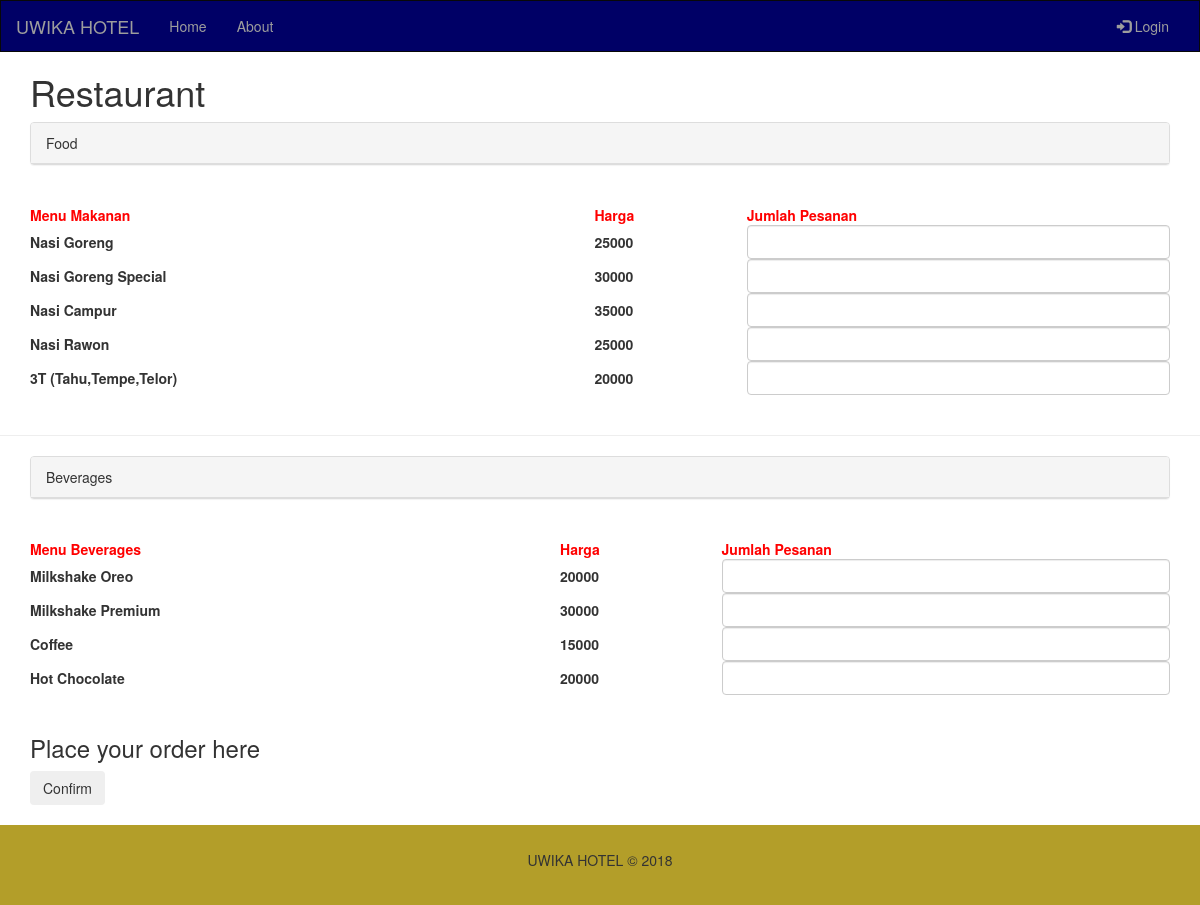
Page /restaurant on the committed database.
### Hotel/models.py (models this page shows, shortened)
class Food(db.Model):
    id          = db.Column(db.String(10), primary_key=True, nullable=False)
    name        = db.Column(db.String(30), nullable = False)
    price       = db.Column(db.Integer, nullable = False)

class Beverage(db.Model):
    id          = db.Column(db.String(10), primary_key=True, nullable=False)
    name        = db.Column(db.String(30), nullable = False)
    price       = db.Column(db.Integer, nullable = False)

### Hotel/routes.py (the view)
@app.route('/restaurant',methods=['GET','POST'])
def restaurant():
    return render_template('restaurant.html',title='Restaurant',Beverages=Beverage , Foods=Food)

### Hotel/templates/restaurant.html (shortened to what this page needs)
{% extends "layout1.html" %}
{% block content %}
    <div class="container">
        <h1>Restaurant</h1>
        <div class="panel panel-default">
            <div class="panel-heading">Food</div>
            </div>
            <table class="table">
                <table style="width:100%">
                    <tr>
                        <th><span style="color : red">Menu Makanan</span></th>
                        <th><span style="color : red">Harga</span></th>
                        <th><span style="color : red">Jumlah Pesanan</span></th>
                    </tr>
                    {% for food in Foods.query.all() %}
                        <tr>
                            <th>{{ food.name }}</th>
                            <th>{{ food.price }}</th>
                            <th><input type="number" class="form-control" name="foodquantity{{ food.id }}"" min="0" max="10"></th>
                        </tr>
                    {% endfor %}
            </table>
        </div>
    <br>
    <hr>
    <div class="container">
            <div class="panel panel-default">
                <div class="panel-heading">Beverages</div>
                </div>
                <table class="table">
                    <table style="width:100%">
                        <tr>
                            <th><span style="color : red">Menu Beverages</span></th>
                            <th><span style="color : red">Harga</span></th>
                            <th><span style="color : red">Jumlah Pesanan</span></th>
                        </tr>
                        {% for beverage in Beverages.query.all() %}
                            <tr>
                                <th>{{ beverage.name }}</th>
                                <th>{{ beverage.price }}</th>
                                <th><input type="number" class="form-control" name="beveragequantity{{ beverage.id }}" min="0" max="10"></th>
                            </tr>
                        {% endfor %}
                </table>
            </div>
    <div class="container">
        <br>
        <h3>Place your order here</h3>
        <button type="button" class="btn btn-outline-info">Confirm</button>
    </div>
    <br>
{% endblock content %}

### rows in the picture
Food: name "Nasi Goreng", price "25000"
Food: name "Nasi Goreng Special", price "30000"
Food: name "Nasi Campur", price "35000"
Food: name "Nasi Rawon", price "25000"
Food: name "3T (Tahu,Tempe,Telor)", price "20000"
Beverage: name "Milkshake Oreo", price "20000"
Beverage: name "Milkshake Premium", price "30000"
Beverage: name "Coffee", price "15000"
Beverage: name "Hot Chocolate", price "20000"
